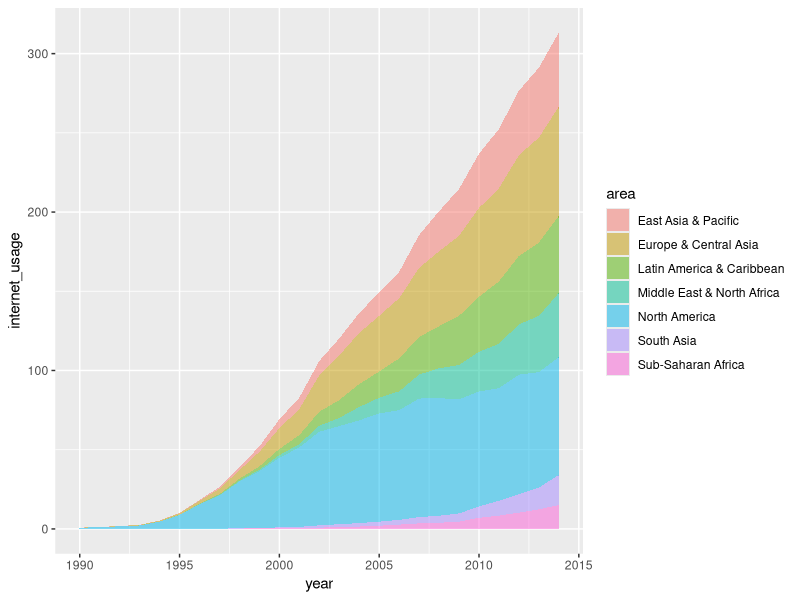

This chart was generated by the following R code:
library(tidyverse)

world_bank_areas <- read_csv("data/world_bank_areas.csv")

internet_usage <- world_bank_areas %>% 
  drop_na(internet_usage) %>% 
  filter(area != "World", year < 2015)

internet_usage %>% 
  ggplot(aes(x = year,
             y = internet_usage,
             fill = area)) + 
  geom_area(alpha = .5)

# Use a discrete variable for faceting

# Change number of columns

# Change number of rows

# Use the vars function

# Set the direction of the panels

# Free the scales
